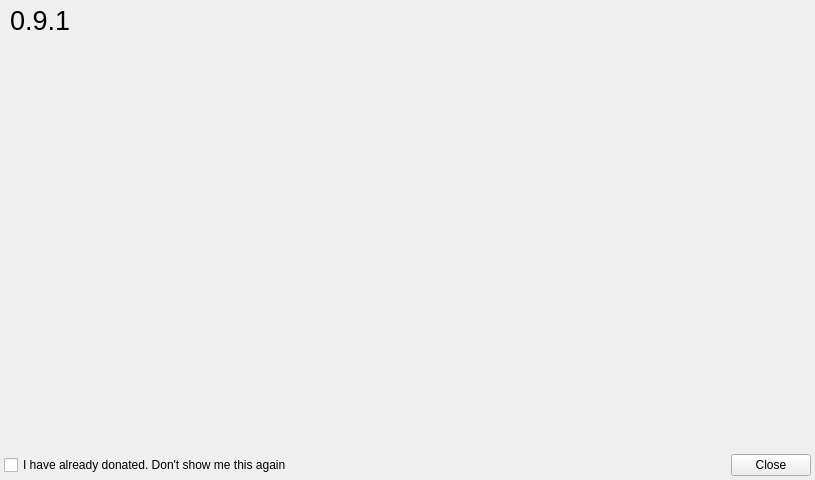
<?xml version="1.0" encoding="UTF-8"?>
<ui version="4.0">
 <class>DonateDialog</class>
 <widget class="QWidget" name="DonateDialog">
  <property name="geometry">
   <rect>
    <x>0</x>
    <y>0</y>
    <width>815</width>
    <height>480</height>
   </rect>
  </property>
  <property name="minimumSize">
   <size>
    <width>815</width>
    <height>0</height>
   </size>
  </property>
  <property name="maximumSize">
   <size>
    <width>815</width>
    <height>16777215</height>
   </size>
  </property>
  <property name="windowTitle">
   <string>Donate</string>
  </property>
  <layout class="QVBoxLayout" name="verticalLayout">
   <property name="spacing">
    <number>0</number>
   </property>
   <property name="leftMargin">
    <number>0</number>
   </property>
   <property name="topMargin">
    <number>0</number>
   </property>
   <property name="rightMargin">
    <number>0</number>
   </property>
   <property name="bottomMargin">
    <number>0</number>
   </property>
   <item>
    <widget class="QWidget" name="widget_background" native="true">
     <property name="sizePolicy">
      <sizepolicy hsizetype="Preferred" vsizetype="Expanding">
       <horstretch>0</horstretch>
       <verstretch>0</verstretch>
      </sizepolicy>
     </property>
     <property name="maximumSize">
      <size>
       <width>815</width>
       <height>480</height>
      </size>
     </property>
     <layout class="QVBoxLayout" name="verticalLayout_2">
      <property name="spacing">
       <number>0</number>
      </property>
      <property name="leftMargin">
       <number>0</number>
      </property>
      <property name="topMargin">
       <number>0</number>
      </property>
      <property name="rightMargin">
       <number>0</number>
      </property>
      <property name="bottomMargin">
       <number>0</number>
      </property>
      <item>
       <widget class="QFrame" name="frame">
        <property name="minimumSize">
         <size>
          <width>0</width>
          <height>0</height>
         </size>
        </property>
        <property name="frameShape">
         <enum>QFrame::Shape::NoFrame</enum>
        </property>
        <property name="frameShadow">
         <enum>QFrame::Shadow::Plain</enum>
        </property>
        <property name="lineWidth">
         <number>0</number>
        </property>
        <layout class="QVBoxLayout" name="verticalLayout_3">
         <property name="spacing">
          <number>0</number>
         </property>
         <property name="leftMargin">
          <number>10</number>
         </property>
         <property name="topMargin">
          <number>5</number>
         </property>
         <property name="rightMargin">
          <number>0</number>
         </property>
         <property name="bottomMargin">
          <number>0</number>
         </property>
         <item>
          <widget class="QLabel" name="label">
           <property name="font">
            <font>
             <pointsize>20</pointsize>
            </font>
           </property>
           <property name="text">
            <string>0.9.1</string>
           </property>
          </widget>
         </item>
        </layout>
       </widget>
      </item>
      <item>
       <spacer name="verticalSpacer">
        <property name="orientation">
         <enum>Qt::Orientation::Vertical</enum>
        </property>
        <property name="sizeHint" stdset="0">
         <size>
          <width>20</width>
          <height>40</height>
         </size>
        </property>
       </spacer>
      </item>
     </layout>
    </widget>
   </item>
   <item>
    <widget class="QWidget" name="ctrl" native="true">
     <layout class="QHBoxLayout" name="horizontalLayout">
      <property name="leftMargin">
       <number>4</number>
      </property>
      <property name="topMargin">
       <number>4</number>
      </property>
      <property name="rightMargin">
       <number>4</number>
      </property>
      <property name="bottomMargin">
       <number>4</number>
      </property>
      <item>
       <widget class="QCheckBox" name="checkBox">
        <property name="text">
         <string>I have already donated. Don't show me this again</string>
        </property>
       </widget>
      </item>
      <item>
       <spacer name="horizontalSpacer">
        <property name="orientation">
         <enum>Qt::Orientation::Horizontal</enum>
        </property>
        <property name="sizeHint" stdset="0">
         <size>
          <width>40</width>
          <height>20</height>
         </size>
        </property>
       </spacer>
      </item>
      <item>
       <widget class="QPushButton" name="close">
        <property name="text">
         <string>Close</string>
        </property>
       </widget>
      </item>
     </layout>
    </widget>
   </item>
  </layout>
 </widget>
 <resources/>
 <connections/>
</ui>
